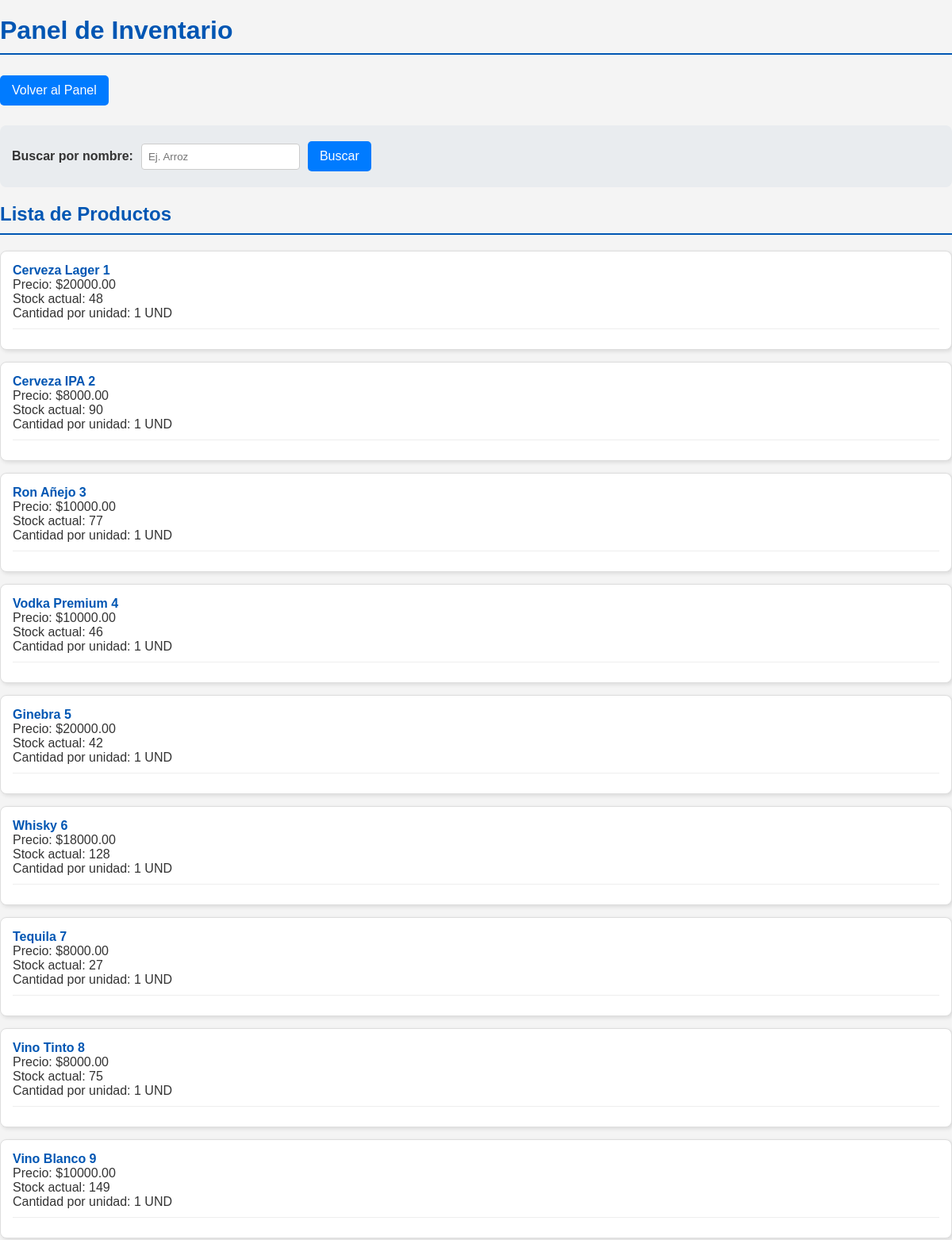
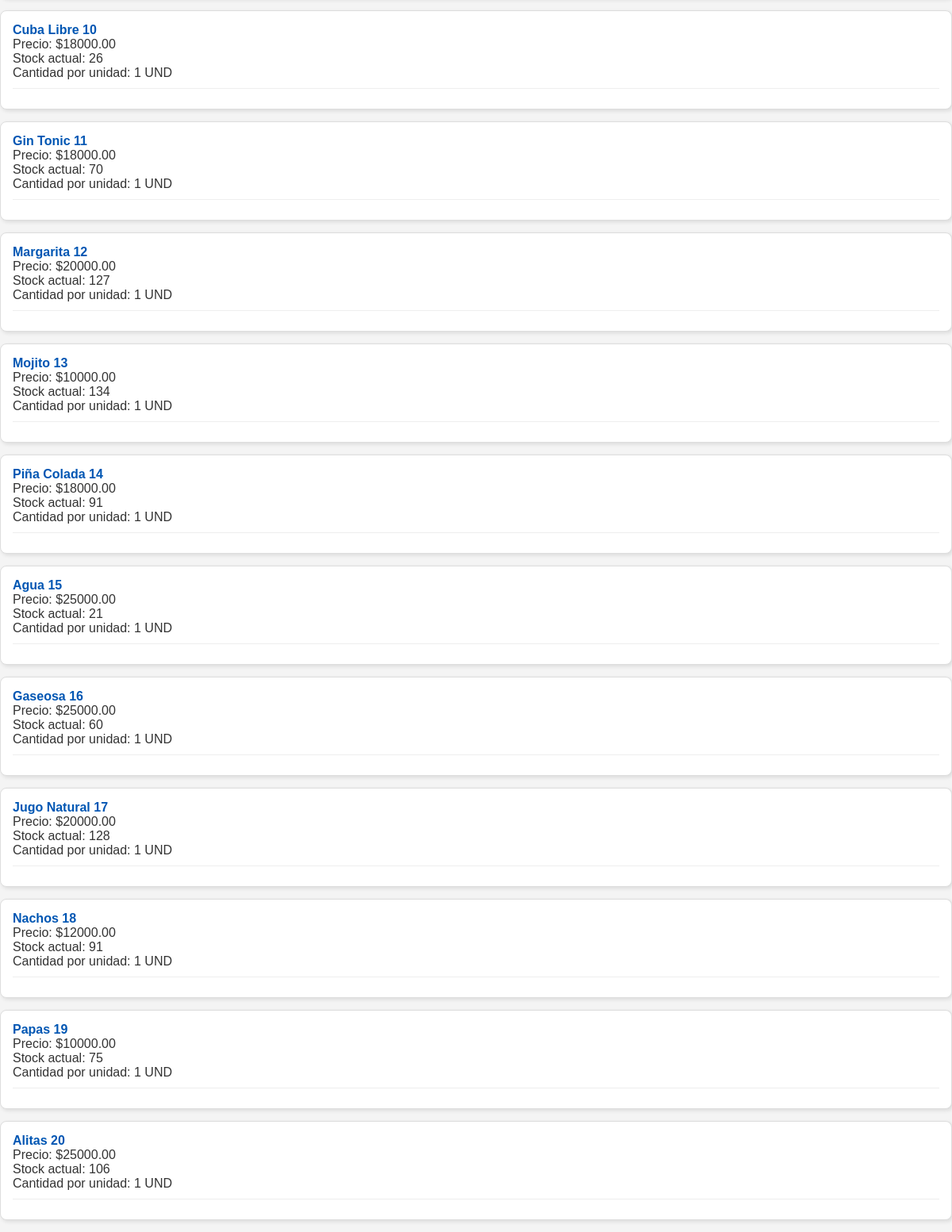
The page /admin-panel/inventario/ on the database its author committed (2 pictures, top to bottom).
### webapp/gestion/models.py (models this page shows, shortened)
class Producto(models.Model):
    nombre = models.CharField(max_length=100)
    precio = models.DecimalField(max_digits=10, decimal_places=2)
    stock = models.IntegerField(default=0)
    cantidad_medida = models.IntegerField()
    unidad_medida = models.CharField(max_length=45)

### webapp/gestion/views.py (the view)
# urls.py: path('admin-panel/inventario/', views.inventario_panel, name='inventario_panel'),
def inventario_panel(request):
    query_nombre = request.GET.get('nombre')
    if query_nombre:
        productos = Producto.objects.filter(nombre__icontains=query_nombre)
    else:
        productos = Producto.objects.all()
    if request.user.is_superuser or request.user.groups.filter(name='Administrador').exists():
        panel_url = 'panel_admin'
        puede_editar = True
    else:
        panel_url = 'panel_user'
        puede_editar = False
    return render(request, 'gestion/inventario_panel.html', {
        'productos': productos,
        'query_nombre': query_nombre or '',
        'panel_url': panel_url,
        'puede_editar': puede_editar
    })

### webapp/gestion/templates/gestion/inventario_panel.html (shortened to what this page needs)
{%load static%}
<!DOCTYPE html>
<html lang="es">
<head>
    <link rel="stylesheet" href="{% static 'css/style.css' %}">
</head>
<body>
    <h1>Panel de Inventario</h1>
    <a href="{% url panel_url %}" class="boton">Volver al Panel</a>
    <form method="get" style="margin-top: 20px;">
        <label for="nombre">Buscar por nombre:</label>
        <input type="text" name="nombre" id="nombre" value="{{ query_nombre }}" placeholder="Ej. Arroz">
        <button type="submit" class="boton">Buscar</button>
    </form>
    {% if productos %}
        <h2>Lista de Productos</h2>
        {% for producto in productos %}
        <div class="venta">
            <strong>{{ producto.nombre }}</strong><br>
            Precio: ${{ producto.precio }}<br>
            Stock actual: {{ producto.stock }}<br>
            Cantidad por unidad: {{ producto.cantidad_medida }} {{ producto.unidad_medida }}
            <div class="acciones">
            </div>
        </div>
        {% endfor %}
    {% else %}
        <p>No hay productos registrados{% if query_nombre %} con ese nombre{% endif %}.</p>
    {% endif %}
</body>
</html>

### webapp/gestion/static/css/style.css (style rules this page uses)
body { font-family: sans-serif; margin: 0; padding: 0; background-color: #f4f4f4; color: #333; }
h1, h2 { color: #0056b3; border-bottom: 2px solid #0056b3; padding-bottom: 10px; margin-top: 20px; }
.boton, button { display: inline-block; padding: 10px 15px; font-size: 16px; cursor: pointer; text-align: center; text-decoration: none; outline: none; color: #fff; background-color: #007bff; border: none; border-radius: 5px; margin: 5px 0; transition: background-color 0.3s ease; }
form { background-color: #e9ecef; padding: 15px; border-radius: 8px; margin-bottom: 20px; display: flex; align-items: center; gap: 10px; }
form label { font-weight: bold; }
form input[type="number"], form input[type="text"], form input[type="password"], form select { padding: 8px; border: 1px solid #ccc; border-radius: 4px; flex-grow: 1; max-width: 200px; box-sizing: border-box; }
.venta { background-color: #fff; border: 1px solid #ddd; border-radius: 8px; padding: 15px; margin-bottom: 15px; box-shadow: 2px 2px 5px rgba(0,0,0,0.1); }
.venta strong { color: #0056b3; }
.venta .acciones { margin-top: 10px; padding-top: 10px; border-top: 1px solid #eee; }

### rows shown on the page
Producto: nombre "Cerveza Lager 1", precio "20000.00", stock "48", cantidad_medida "1", unidad_medida "UND"
Producto: nombre "Cerveza IPA 2", precio "8000.00", stock "90", cantidad_medida "1", unidad_medida "UND"
Producto: nombre "Ron Añejo 3", precio "10000.00", stock "77", cantidad_medida "1", unidad_medida "UND"
Producto: nombre "Vodka Premium 4", precio "10000.00", stock "46", cantidad_medida "1", unidad_medida "UND"
Producto: nombre "Ginebra 5", precio "20000.00", stock "42", cantidad_medida "1", unidad_medida "UND"
Producto: nombre "Whisky 6", precio "18000.00", stock "128", cantidad_medida "1", unidad_medida "UND"
Producto: nombre "Tequila 7", precio "8000.00", stock "27", cantidad_medida "1", unidad_medida "UND"
Producto: nombre "Vino Tinto 8", precio "8000.00", stock "75", cantidad_medida "1", unidad_medida "UND"
Producto: nombre "Vino Blanco 9", precio "10000.00", stock "149", cantidad_medida "1", unidad_medida "UND"
Producto: nombre "Cuba Libre 10", precio "18000.00", stock "26", cantidad_medida "1", unidad_medida "UND"
Producto: nombre "Gin Tonic 11", precio "18000.00", stock "70", cantidad_medida "1", unidad_medida "UND"
Producto: nombre "Margarita 12", precio "20000.00", stock "127", cantidad_medida "1", unidad_medida "UND"
Producto: nombre "Mojito 13", precio "10000.00", stock "134", cantidad_medida "1", unidad_medida "UND"
Producto: nombre "Piña Colada 14", precio "18000.00", stock "91", cantidad_medida "1", unidad_medida "UND"
Producto: nombre "Agua 15", precio "25000.00", stock "21", cantidad_medida "1", unidad_medida "UND"
Producto: nombre "Gaseosa 16", precio "25000.00", stock "60", cantidad_medida "1", unidad_medida "UND"
Producto: nombre "Jugo Natural 17", precio "20000.00", stock "128", cantidad_medida "1", unidad_medida "UND"
Producto: nombre "Nachos 18", precio "12000.00", stock "91", cantidad_medida "1", unidad_medida "UND"
Producto: nombre "Papas 19", precio "10000.00", stock "75", cantidad_medida "1", unidad_medida "UND"
Producto: nombre "Alitas 20", precio "25000.00", stock "106", cantidad_medida "1", unidad_medida "UND"
